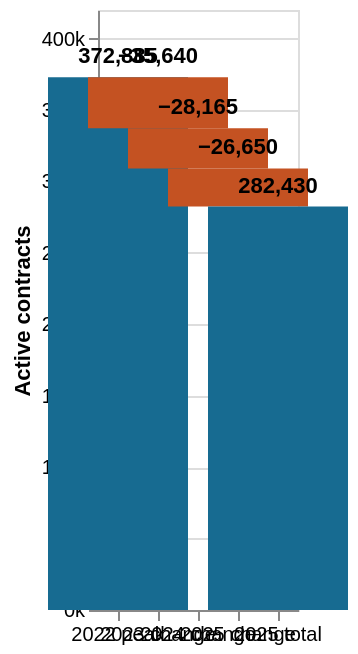

The Vega-Lite source for this figure:
### Vega-Lite specification from a JSON file in a GitHub repository (floating-point values rounded to 4 significant figures)
{"$schema": "https://vega.github.io/schema/vega-lite/v6.json", "height": 300, "data": {"values": [{"Step": "2022 peak", "Start": 0, "End": 372885, "Kind": "Total", "Label": "372,885", "Order": 0}, {"Step": "2023 change", "Start": 337245, "End": 372885, "Kind": "Decrease", "Label": "−35,640", "Order": 1}, {"Step": "2024 change", "Start": 309080, "End": 337245, "Kind": "Decrease", "Label": "−28,165", "Order": 2}, {"Step": "2025 change", "Start": 282430, "End": 309080, "Kind": "Decrease", "Label": "−26,650", "Order": 3}, {"Step": "2025 total", "Start": 0, "End": 282430, "Kind": "Total", "Label": "282,430", "Order": 4}]}, "description": "Waterfall: changes in national active contracts from the 2022 peak to 2025. All bars use a common zero-based vertical scale.", "encoding": {"x": {"field": "Step", "type": "nominal", "sort": {"field": "Order"}, "axis": {"title": null, "labelAngle": 0, "labelLimit": 140}}, "y": {"field": "End", "type": "quantitative", "axis": {"title": "Active contracts", "format": "~s"}, "scale": {"domain": [0, 420000]}}, "y2": {"field": "Start"}, "tooltip": [{"field": "Step"}, {"field": "Label", "title": "Contracts"}]}, "layer": [{"mark": {"type": "bar", "size": 70}, "encoding": {"color": {"field": "Kind", "type": "nominal", "scale": {"domain": ["Total", "Decrease"], "range": ["#176b91", "#c45222"]}, "legend": null}}}, {"mark": {"type": "text", "dy": -10, "fontWeight": 600}, "encoding": {"text": {"field": "Label"}, "y2": null}}]}
